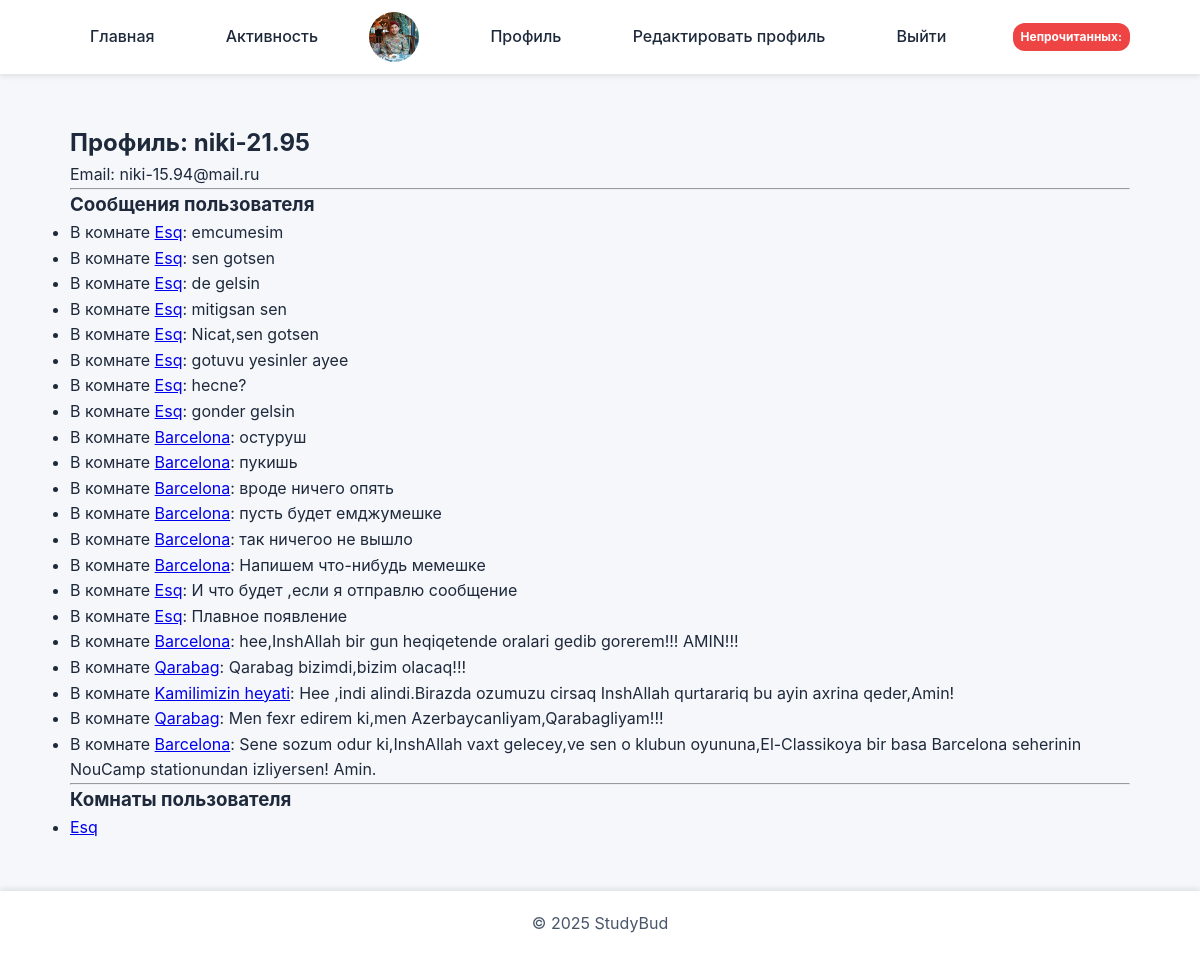
Before: /profile/1/ (signed in) with the older database file.
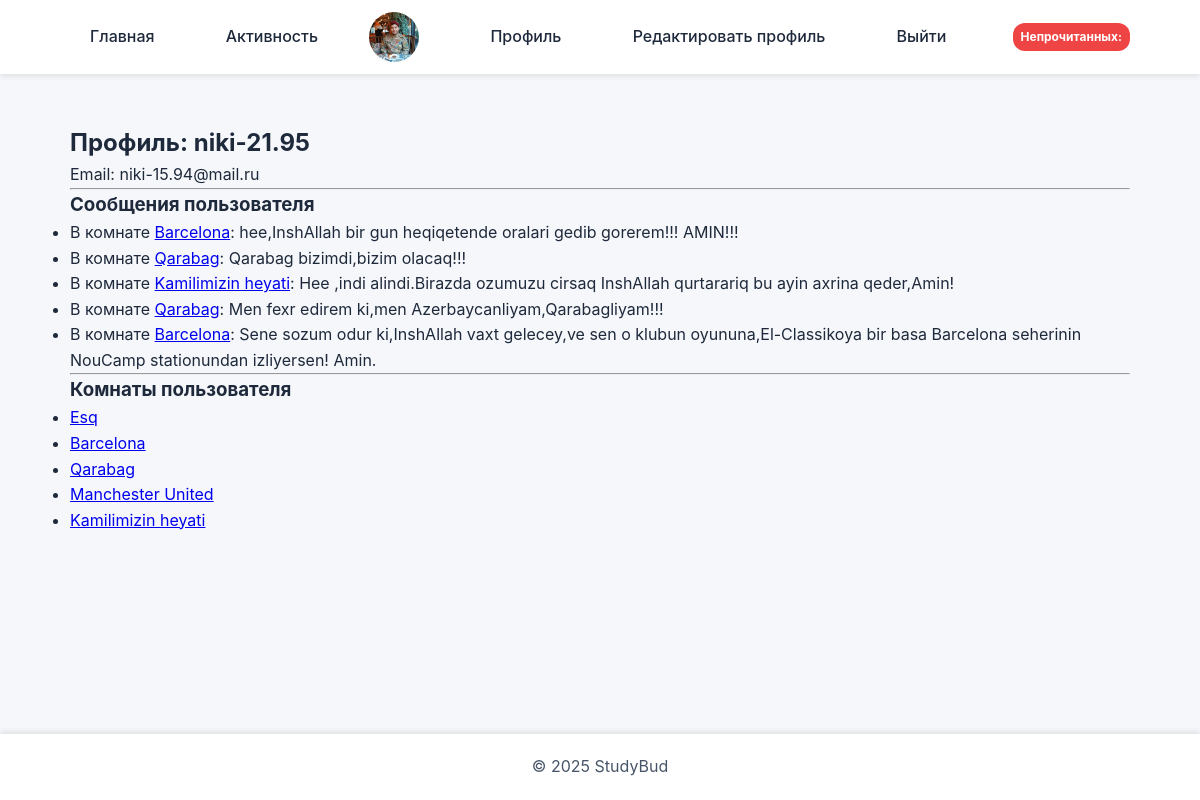
After: the same page with the newer database file.
### base/models.py (models this page shows, shortened)
class Message(models.Model):
    user = models.ForeignKey(User, on_delete=models.CASCADE)
    room = models.ForeignKey(Room, on_delete=models.CASCADE)
    body = models.TextField()
    created = models.DateTimeField(auto_now_add=True)
    updated = models.DateTimeField(auto_now=True)
    read_by = models.ManyToManyField(User, related_name='read_messages', blank=True)

class Room(models.Model):
    host = models.ForeignKey(User, on_delete=models.SET_NULL, null=True)
    name = models.CharField(max_length=255, unique=True)
    topic = models.ForeignKey('Topic', on_delete=models.SET_NULL, null=True)
    description = models.TextField(blank=True, null=True)
    created = models.DateTimeField(auto_now_add=True)
    updated = models.DateTimeField(auto_now=True)
    participants = models.ManyToManyField(User, related_name='participants', blank=True)

### base/views.py (the view)
# urls.py: path('profile/<int:pk>/', views.userProfile, name='user-profile'),
def userProfile(request, pk):
    user = get_object_or_404(User, id=pk)
    rooms = user.participants.all()
    user_messages = Message.objects.filter(user=user).order_by('-created')
    topics = Topic.objects.all()
    context = {
        'user': user,
        'rooms': rooms,
        'user_messages': user_messages,
        'topics': topics
    }
    return render(request, 'base/profile.html', context)

### templates/base/profile.html
{% extends 'base/main.html' %} {% block content %}
<h2>Профиль: {{ user.username }}</h2>
<p>Email: {{ user.email }}</p>
<hr />
<h3>Сообщения пользователя</h3>
<ul>
  {% for message in user_messages %}
  <li>
    В комнате
    <a href="{% url 'room_detail' message.room.id %}">{{ message.room.name }}</a
    >: {{ message.body }}
  </li>
  {% empty %}
  <li>Сообщений пока нет</li>
  {% endfor %}
</ul>
<hr />
<h3>Комнаты пользователя</h3>
<ul>
  {% for room in rooms %}
  <li>
    <a href="{% url 'room_detail' room.id %}">{{ room.name }}</a>
  </li>
  {% empty %}
  <li>Комнат пока нет</li>
  {% endfor %}
</ul>
{% endblock content %}

Changed rows visible on the page:
removed Message: room.name "Esq", body "emcumesim"
removed Message: room.name "Esq", body "sen gotsen"
removed Message: room.name "Esq", body "de gelsin"
removed Message: room.name "Esq", body "mitigsan sen"
removed Message: room.name "Esq", body "Nicat,sen gotsen"
removed Message: room.name "Esq", body "gotuvu yesinler ayee"
removed Message: room.name "Esq", body "hecne?"
removed Message: room.name "Esq", body "gonder gelsin"
removed Message: room.name "Barcelona", body "остуруш"
removed Message: room.name "Barcelona", body "пукишь"
removed Message: room.name "Barcelona", body "вроде ничего опять"
removed Message: room.name "Barcelona", body "пусть будет емджумешке"
removed Message: room.name "Barcelona", body "так ничегоо не вышло"
removed Message: room.name "Barcelona", body "Напишем что-нибудь мемешке"
removed Message: room.name "Esq", body "И что будет ,если я отправлю сообщение"
removed Message: room.name "Esq", body "Плавное появление"
now on this page (row unchanged): Room: name "Barcelona"
now on this page (row unchanged): Room: name "Qarabag"
now on this page (row unchanged): Room: name "Manchester United"
now on this page (row unchanged): Room: name "Kamilimizin heyati"
